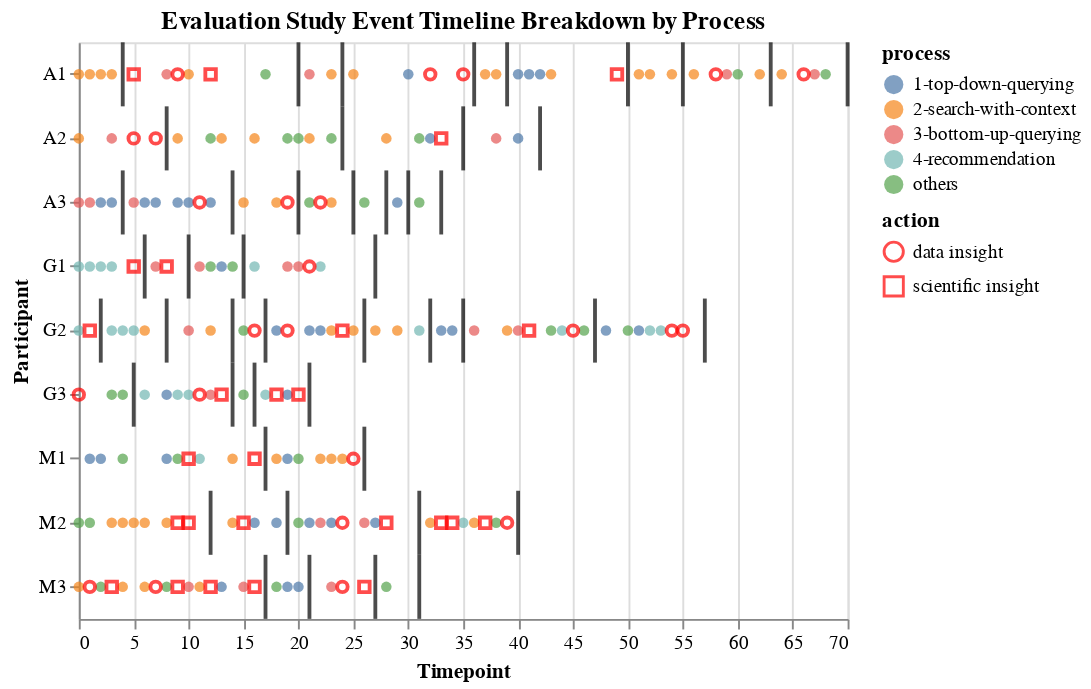

The code cell stored with this chart in its notebook:
### Code cell
chart = process_chart+ break_chart + insight_chart
chart.title="Evaluation Study Event Timeline Breakdown by Process"
chart

### Figure 1 — Vega-Lite specification as saved in the notebook (floating-point values rounded to 4 significant figures; data arrays with more than 128 entries replaced by an {"elided": "..."} marker saying what was removed)
{"$schema": "https://vega.github.io/schema/vega-lite/v2.6.0.json", "config": {"view": {"height": 300, "width": 400}}, "datasets": {"data-3753f56211dc9cc30cbe920b34724612": [{"action": "BR", "t": 2, "user": "G2"}, {"action": "BR", "t": 4, "user": "A1"}, {"action": "BR", "t": 4, "user": "A3"}, {"action": "BR", "t": 5, "user": "G3"}, {"action": "BR", "t": 6, "user": "G1"}, {"action": "BR", "t": 8, "user": "A2"}, {"action": "BR", "t": 8, "user": "G2"}, {"action": "BR", "t": 10, "user": "G1"}, {"action": "BR", "t": 12, "user": "M2"}, {"action": "BR", "t": 14, "user": "A3"}, {"action": "BR", "t": 14, "user": "G2"}, {"action": "BR", "t": 14, "user": "G3"}, {"action": "BR", "t": 15, "user": "G1"}, {"action": "BR", "t": 16, "user": "G3"}, {"action": "BR", "t": 17, "user": "G2"}, {"action": "BR", "t": 17, "user": "M1"}, {"action": "BR", "t": 17, "user": "M3"}, {"action": "BR", "t": 19, "user": "M2"}, {"action": "BR", "t": 20, "user": "A1"}, {"action": "BR", "t": 20, "user": "A3"}, {"action": "BR", "t": 21, "user": "G3"}, {"action": "BR", "t": 21, "user": "M3"}, {"action": "BR", "t": 24, "user": "A1"}, {"action": "BR", "t": 24, "user": "A2"}, {"action": "BR", "t": 25, "user": "A3"}, {"action": "BR", "t": 26, "user": "G2"}, {"action": "BR", "t": 26, "user": "M1"}, {"action": "BR", "t": 27, "user": "G1"}, {"action": "BR", "t": 27, "user": "M3"}, {"action": "BR", "t": 28, "user": "A3"}, {"action": "BR", "t": 30, "user": "A3"}, {"action": "BR", "t": 31, "user": "M2"}, {"action": "BR", "t": 31, "user": "M3"}, {"action": "BR", "t": 32, "user": "G2"}, {"action": "BR", "t": 33, "user": "A3"}, {"action": "BR", "t": 35, "user": "A2"}, {"action": "BR", "t": 35, "user": "G2"}, {"action": "BR", "t": 36, "user": "A1"}, {"action": "BR", "t": 39, "user": "A1"}, {"action": "BR", "t": 40, "user": "M2"}, {"action": "BR", "t": 42, "user": "A2"}, {"action": "BR", "t": 47, "user": "G2"}, {"action": "BR", "t": 50, "user": "A1"}, {"action": "BR", "t": 55, "user": "A1"}, {"action": "BR", "t": 57, "user": "G2"}, {"action": "BR", "t": 63, "user": "A1"}, {"action": "BR", "t": 70, "user": "A1"}], "data-bd6311c2f5841ccc3c094e78a1fa8e60": [{"action": "data insight", "t": 0, "user": "G3"}, {"action": "scientific insight", "t": 1, "user": "G2"}, {"action": "data insight", "t": 1, "user": "M3"}, {"action": "scientific insight", "t": 3, "user": "M3"}, {"action": "scientific insight", "t": 5, "user": "A1"}, {"action": "data insight", "t": 5, "user": "A2"}, {"action": "scientific insight", "t": 5, "user": "G1"}, {"action": "data insight", "t": 7, "user": "A2"}, {"action": "data insight", "t": 7, "user": "M3"}, {"action": "scientific insight", "t": 8, "user": "G1"}, {"action": "data insight", "t": 9, "user": "A1"}, {"action": "scientific insight", "t": 9, "user": "M2"}, {"action": "scientific insight", "t": 9, "user": "M3"}, {"action": "scientific insight", "t": 10, "user": "M1"}, {"action": "scientific insight", "t": 10, "user": "M2"}, {"action": "data insight", "t": 11, "user": "A3"}, {"action": "data insight", "t": 11, "user": "G3"}, {"action": "scientific insight", "t": 12, "user": "A1"}, {"action": "scientific insight", "t": 12, "user": "M3"}, {"action": "scientific insight", "t": 13, "user": "G3"}, {"action": "scientific insight", "t": 15, "user": "M2"}, {"action": "data insight", "t": 16, "user": "G2"}, {"action": "scientific insight", "t": 16, "user": "M1"}, {"action": "scientific insight", "t": 16, "user": "M3"}, {"action": "scientific insight", "t": 18, "user": "G3"}, {"action": "data insight", "t": 19, "user": "A3"}, {"action": "data insight", "t": 19, "user": "G2"}, {"action": "scientific insight", "t": 20, "user": "G3"}, {"action": "data insight", "t": 21, "user": "G1"}, {"action": "data insight", "t": 22, "user": "A3"}, {"action": "scientific insight", "t": 24, "user": "G2"}, {"action": "data insight", "t": 24, "user": "M2"}, {"action": "data insight", "t": 24, "user": "M3"}, {"action": "data insight", "t": 25, "user": "M1"}, {"action": "scientific insight", "t": 26, "user": "M3"}, {"action": "scientific insight", "t": 28, "user": "M2"}, {"action": "data insight", "t": 32, "user": "A1"}, {"action": "scientific insight", "t": 33, "user": "A2"}, {"action": "scientific insight", "t": 33, "user": "M2"}, {"action": "scientific insight", "t": 34, "user": "M2"}, {"action": "data insight", "t": 35, "user": "A1"}, {"action": "scientific insight", "t": 37, "user": "M2"}, {"action": "data insight", "t": 39, "user": "M2"}, {"action": "scientific insight", "t": 41, "user": "G2"}, {"action": "data insight", "t": 45, "user": "G2"}, {"action": "scientific insight", "t": 49, "user": "A1"}, {"action": "data insight", "t": 54, "user": "G2"}, {"action": "data insight", "t": 55, "user": "G2"}, {"action": "data insight", "t": 58, "user": "A1"}, {"action": "data insight", "t": 66, "user": "A1"}], "data-e1689d1d6a0395ce82c30ca460e7a121": {"elided": "158 records"}}, "layer": [{"data": {"name": "data-e1689d1d6a0395ce82c30ca460e7a121"}, "encoding": {"color": {"field": "process", "type": "nominal"}, "x": {"field": "t", "type": "quantitative"}, "y": {"field": "user", "type": "nominal"}}, "mark": "circle"}, {"data": {"name": "data-3753f56211dc9cc30cbe920b34724612"}, "encoding": {"x": {"field": "t", "type": "quantitative"}, "y": {"field": "user", "type": "nominal"}}, "mark": {"color": "black", "thickness": 2, "type": "tick"}}, {"data": {"name": "data-bd6311c2f5841ccc3c094e78a1fa8e60"}, "encoding": {"shape": {"field": "action", "type": "nominal"}, "x": {"field": "t", "title": "Timepoint", "type": "quantitative"}, "y": {"field": "user", "title": "Participant", "type": "nominal"}}, "mark": {"color": "red", "shape": "diamond", "type": "point"}}], "title": "Evaluation Study Event Timeline Breakdown by Process"}
